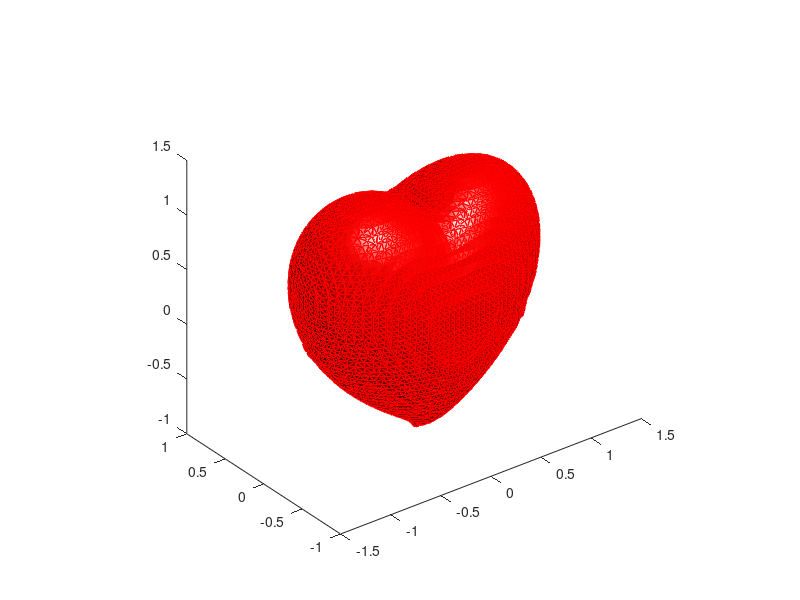

MATLAB code for this plot:
f = @(x,y,z)(-x.^2.*z.^3 - 9.*y.^2.*z.^3/80 + (x.^2 + 9.*y.^2/4 + z.^2-1).^3);
[X,Y,Z]=meshgrid(-3:0.05:3,-3:0.05:3,-3:0.05:3);
v=f(X,Y,Z);
f=isosurface(X,Y,Z,v,0);
p = patch(f);
isonormals(X,Y,Z,v,p);
set(p,'FaceColor' , 'red');
set(p,'EdgeColor' , 'red');
daspect([1,1,1]);
view(3);camlight ; 
